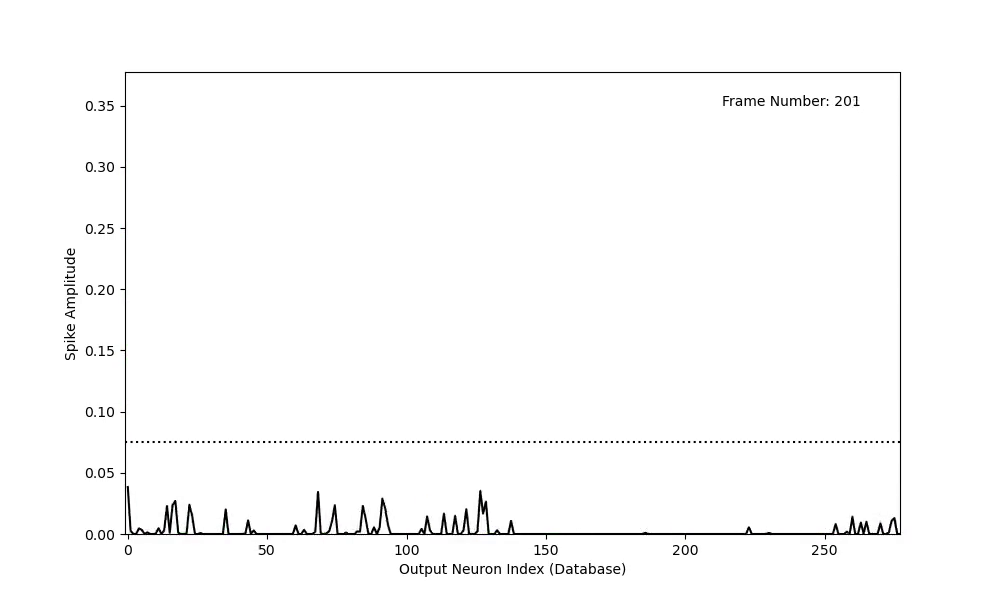
#> input picture frame 200 of sunset1_spike_amplitudes_20240219.mp4, 1000 x 600 px, given in place of 20200421_170039-sunset1_concat.mp4, which was not available
$ python video_frames.py
#> lines starting #> are read from the running program, lines starting #| are printed output that depends on the picture
import cv2
import os
import matplotlib.pyplot as plt

def extract_frames_per_second_with_crop(video_path, output_folder, crop_bottom_pixels):
    # Create the output folder if it doesn't exist
#> called with crop_bottom_pixels = 125
    if not os.path.exists(output_folder):
        os.makedirs(output_folder)

    # Open the video file
    cap = cv2.VideoCapture(video_path)

    # Check if video opened successfully
    if not cap.isOpened():
        print("Error: Could not open video.")
        return

    # Get the original FPS and frame size of the video
    original_fps = cap.get(cv2.CAP_PROP_FPS)
    frame_width = int(cap.get(cv2.CAP_PROP_FRAME_WIDTH))
    frame_height = int(cap.get(cv2.CAP_PROP_FRAME_HEIGHT))

    frame_count = 0
    image_count = 0
    displayed_sample = False

    while True:
        # Read the next frame
        ret, frame = cap.read()
#> frame is the input picture: shape (600, 1000, 3); mean B, G, R 251.2, 251.2, 251.2

        # Break the loop if there are no frames left
        if not ret:
            break

        # Crop the bottom of the frame
        cropped_frame = frame[:-crop_bottom_pixels, :]
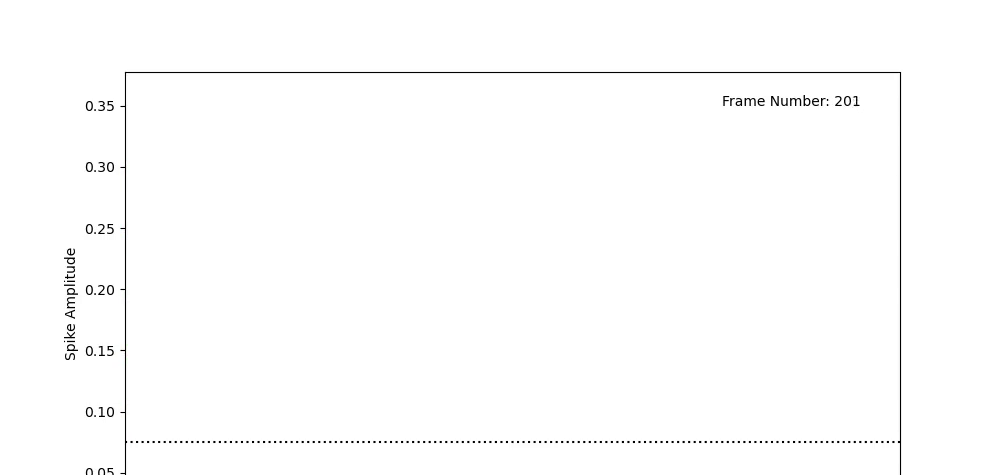
#> cropped_frame: shape (475, 1000, 3); mean B, G, R 252.9, 252.9, 252.9

        # Display a sample frame
        if not displayed_sample:
            plt.imshow(cv2.cvtColor(cropped_frame, cv2.COLOR_BGR2RGB))
            plt.title(f'Sample Cropped Frame (Image {image_count})')
            plt.show()
            displayed_sample = True  # Set to False to see more samples

        # Extract one frame per second
        #if frame_count % int(original_fps) == 0:
            # Save the frame as an image file
        filename = f"{output_folder}/images_{image_count:04d}.png"
        cv2.imwrite(filename, cropped_frame)
        image_count += 1

        frame_count += 1

    # Release the video capture object
    cap.release()
    print(f"Extraction completed. {image_count} images saved in '{output_folder}'.")

# Example usage
video_path = '/home/adam/repo/VPRTempoNeuro/vprtemponeuro/dataset/Brisbane-Event/20200421_170039-sunset1_concat.mp4'
output_folder = '/home/adam/repo/VPRTempoNeuro/vprtemponeuro/dataset/Brisbane-Event/sunset1'
crop_bottom_pixels = 125  # Adjust the number of pixels to crop from the bottom
extract_frames_per_second_with_crop(video_path, output_folder, crop_bottom_pixels)

$ run again, starting later in the video
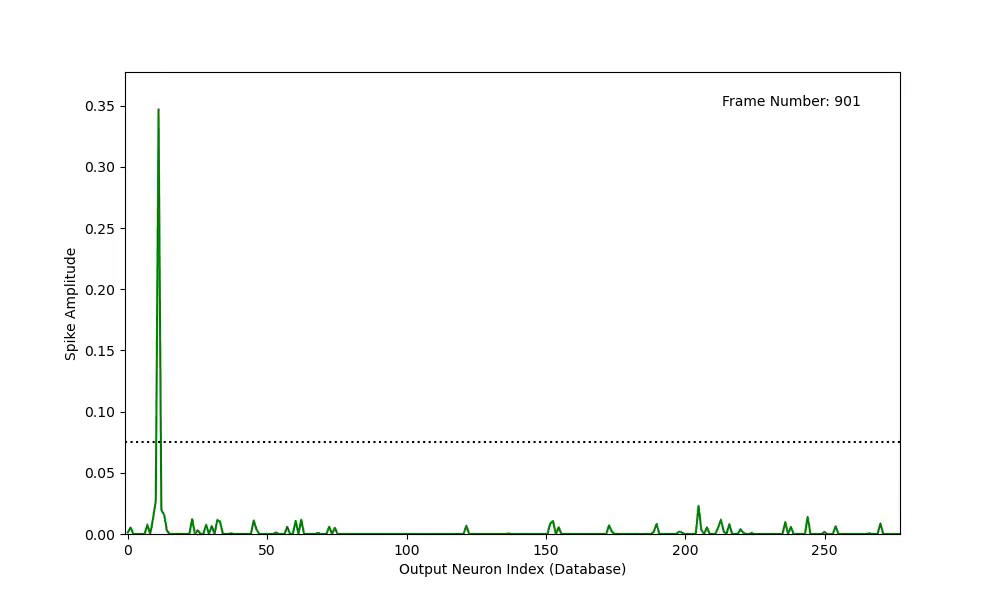
#> input picture frame 900 of sunset1_spike_amplitudes_20240219.mp4, 1000 x 600 px, given in place of 20200421_170039-sunset1_concat.mp4, which was not available
#> in extract_frames_per_second_with_crop, frame is the input picture: shape (600, 1000, 3); mean B, G, R 251, 251.6, 251
#> in extract_frames_per_second_with_crop, `cropped_frame = frame[:-crop_bottom_pixels, :]`:
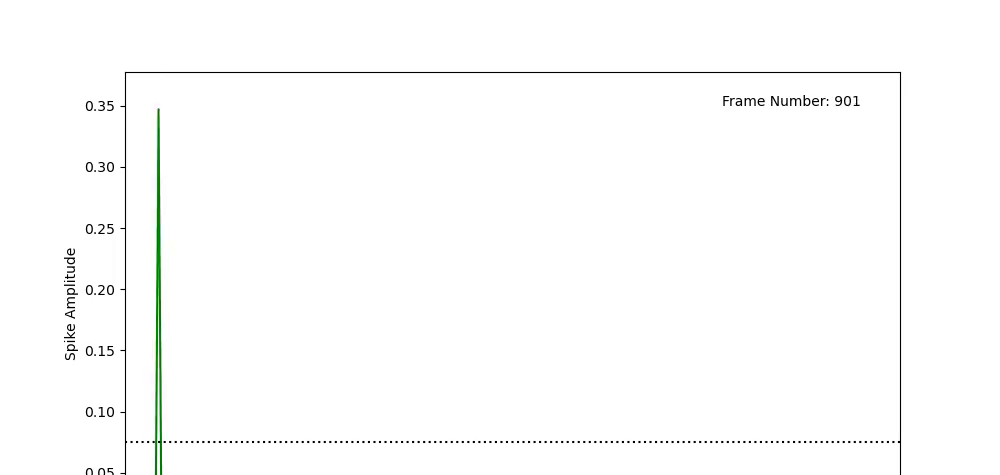
#> cropped_frame: shape (475, 1000, 3); mean B, G, R 252.2, 252.6, 252.2
